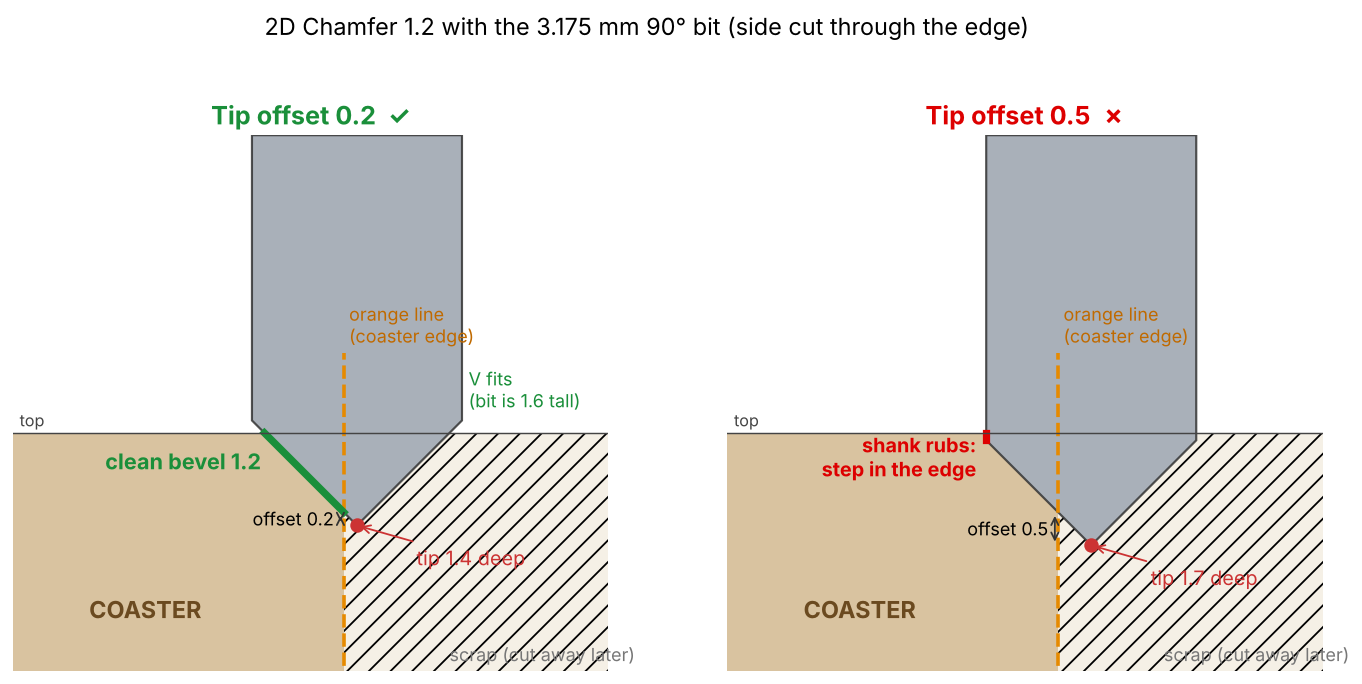

The script that saved this image:
"""Side cut through the coaster's edge: the 2D Chamfer with the 3.175 mm 90 deg bit, tip offset 0.2 vs 0.5."""
import os
import matplotlib
matplotlib.use("Agg")
import matplotlib.pyplot as plt
from matplotlib.patches import Polygon as P, Rectangle as R

D, H = 3.175, 3.175 / 2          # bit diameter, height of the V (90 deg)
CH = 1.2                         # chamfer


def panel(ax, off, title, good):
    zt = -(CH + off); xt = -CH - zt          # tip: the left flank passes through the chamfer's bottom (0, -CH)
    ax.add_patch(R((-6, -4), 6, 4, fc="#d9c3a0", ec="none"))                 # coaster
    ax.add_patch(R((0, -4), 4, 4, fc="#efe6d6", ec="none", hatch="//", alpha=0.6))   # scrap
    # material removed by the bit: the cone, and the shank below the surface if any
    zc = zt + H                                                             # top of the V
    cut = [(xt, zt), (xt - min(H, -zt), zt + min(H, -zt)), (xt + min(H, -zt), zt + min(H, -zt))]
    if zc < 0:
        cut = [(xt, zt), (xt - H, zc), (xt - H, 0), (xt + H, 0), (xt + H, zc)]
    ax.add_patch(P(cut, fc="white", ec="none"))
    # the bit
    ax.add_patch(P([(xt, zt), (xt - H, zc), (xt - H, 4.5), (xt + H, 4.5), (xt + H, zc)], fc="#9aa3ad", ec="#333", lw=1.2, alpha=0.85))
    ax.plot([0, 0], [-4, 1.2], color="#e68a00", lw=2, ls="--")
    ax.text(0.08, 1.3, "orange line\n(coaster edge)", color="#c06a00", fontsize=10, va="bottom")
    ax.text(-3.0, -2.8, "COASTER", fontsize=13, weight="bold", color="#6b4a20", ha="center")
    ax.text(3.0, -3.45, "scrap (cut away later)", fontsize=10, color="#777", ha="center")
    ax.plot(xt, zt, "o", color="#c33", ms=7)
    ax.annotate(f"tip {CH + off:.1f} deep", (xt, zt), (xt + 0.9, zt - 0.6), fontsize=11, color="#c33",
                arrowprops=dict(arrowstyle="->", color="#c33"))
    ax.annotate("", (-0.05, zt), (-0.05, -CH), arrowprops=dict(arrowstyle="<->", color="#333"))
    ax.text(-0.15, (zt - CH) / 2, f"offset {off}", fontsize=10, ha="right", va="center")
    if good:
        ax.plot([-CH, 0], [0, -CH], color="#1a8f3a", lw=4)
        ax.text(-1.25, -0.55, "clean bevel 1.2", color="#1a8f3a", fontsize=12, weight="bold", ha="right")
        ax.text(xt + H + 0.1, zc + 0.2, "V fits\n(bit is 1.6 tall)", fontsize=10, color="#1a8f3a")
    else:
        ax.plot([xt - H, xt - H], [zc, 0], color="#d00", lw=4)
        ax.text(xt - H - 0.15, zc / 2 - 0.6, "shank rubs:\nstep in the edge", color="#d00", fontsize=11, weight="bold", ha="right")
    ax.set_title(title, fontsize=14, color="#1a8f3a" if good else "#d00", weight="bold")
    ax.set_xlim(-5, 4); ax.set_ylim(-3.6, 4.5); ax.set_aspect("equal"); ax.axis("off")
    ax.axhline(0, xmin=0, xmax=1, color="#444", lw=0.8)
    ax.text(-4.9, 0.1, "top", fontsize=9, color="#444")


fig, axs = plt.subplots(1, 2, figsize=(13, 6.2), dpi=130)
panel(axs[0], 0.2, "Tip offset 0.2  ✓", True)
panel(axs[1], 0.5, "Tip offset 0.5  ✗", False)
fig.suptitle("2D Chamfer 1.2 with the 3.175 mm 90° bit (side cut through the edge)", fontsize=13)
fig.savefig(os.path.join(os.path.dirname(os.path.abspath(__file__)), "chamfer_offset.png"), bbox_inches="tight")
